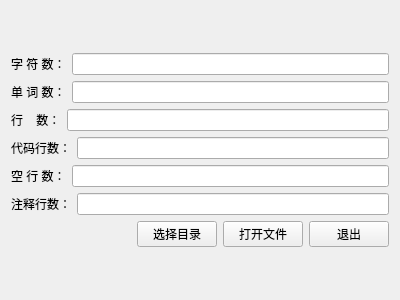
<?xml version="1.0" encoding="UTF-8"?>
<ui version="4.0">
 <class>Widget</class>
 <widget class="QWidget" name="Widget">
  <property name="geometry">
   <rect>
    <x>0</x>
    <y>0</y>
    <width>400</width>
    <height>300</height>
   </rect>
  </property>
  <property name="windowTitle">
   <string>Widget</string>
  </property>
  <layout class="QVBoxLayout" name="verticalLayout_2">
   <item>
    <layout class="QVBoxLayout" name="verticalLayout">
     <item>
      <layout class="QHBoxLayout" name="horizontalLayout_6">
       <item>
        <widget class="QLabel" name="codeLabel">
         <property name="text">
          <string>字 符 数：</string>
         </property>
        </widget>
       </item>
       <item>
        <widget class="QLineEdit" name="codeEdit"/>
       </item>
      </layout>
     </item>
     <item>
      <layout class="QHBoxLayout" name="horizontalLayout_3">
       <item>
        <widget class="QLabel" name="wordLabel">
         <property name="text">
          <string>单 词 数：</string>
         </property>
        </widget>
       </item>
       <item>
        <widget class="QLineEdit" name="wordEdit"/>
       </item>
      </layout>
     </item>
     <item>
      <layout class="QHBoxLayout" name="horizontalLayout_4">
       <item>
        <widget class="QLabel" name="lineLabel">
         <property name="text">
          <string>行    数：</string>
         </property>
        </widget>
       </item>
       <item>
        <widget class="QLineEdit" name="lineEdit"/>
       </item>
      </layout>
     </item>
     <item>
      <layout class="QHBoxLayout" name="horizontalLayout_5">
       <item>
        <widget class="QLabel" name="codeLineLabel">
         <property name="text">
          <string>代码行数：</string>
         </property>
        </widget>
       </item>
       <item>
        <widget class="QLineEdit" name="codeLineEdit"/>
       </item>
      </layout>
     </item>
     <item>
      <layout class="QHBoxLayout" name="horizontalLayout_2">
       <item>
        <widget class="QLabel" name="blankLineLabel">
         <property name="text">
          <string>空 行 数：</string>
         </property>
        </widget>
       </item>
       <item>
        <widget class="QLineEdit" name="blankLineEdit"/>
       </item>
      </layout>
     </item>
     <item>
      <layout class="QHBoxLayout" name="horizontalLayout">
       <item>
        <widget class="QLabel" name="commentLineLabel">
         <property name="text">
          <string>注释行数：</string>
         </property>
        </widget>
       </item>
       <item>
        <widget class="QLineEdit" name="commentLineEdit"/>
       </item>
      </layout>
     </item>
     <item>
      <layout class="QHBoxLayout" name="horizontalLayout_7">
       <item>
        <spacer name="horizontalSpacer">
         <property name="orientation">
          <enum>Qt::Horizontal</enum>
         </property>
         <property name="sizeHint" stdset="0">
          <size>
           <width>40</width>
           <height>20</height>
          </size>
         </property>
        </spacer>
       </item>
       <item>
        <widget class="QPushButton" name="dirButton">
         <property name="text">
          <string>选择目录</string>
         </property>
        </widget>
       </item>
       <item>
        <widget class="QPushButton" name="fileButton">
         <property name="text">
          <string>打开文件</string>
         </property>
        </widget>
       </item>
       <item>
        <widget class="QPushButton" name="exitButton">
         <property name="text">
          <string>退出</string>
         </property>
        </widget>
       </item>
      </layout>
     </item>
    </layout>
   </item>
  </layout>
 </widget>
 <layoutdefault spacing="6" margin="11"/>
 <resources/>
 <connections/>
</ui>
